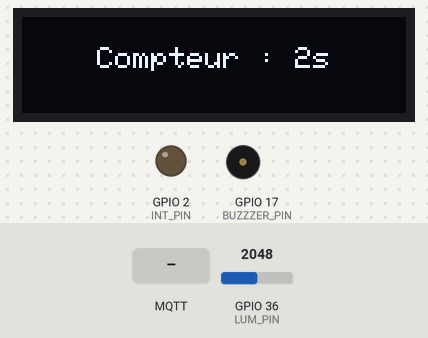
Simulated run of this sketch. Board: ESP32. Parts: 128×32 one-colour display, output pins drawn as LEDs (lit = HIGH), buzzer (waves = sounding, pin HIGH). The test bench sets the inputs (shaded band); at power-on: GPIO 36 (LUM_PIN) = 2048. WiFi joins after 1.5 s; servers stay silent unless stated; the display library's start-up logo is not drawn; no MQTT or app messages arrive unless stated; what the sketch prints to the serial monitor is not drawn.

Above: at 4.7 s.
4.8 s: MQTT message "on" arrives on the first subscribed topic
At 5.8 s:
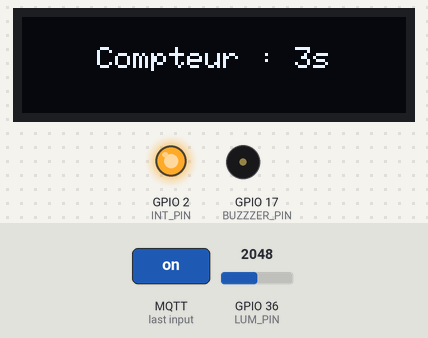
9.5 s: MQTT message "off" arrives on the first subscribed topic
At 11.7 s:
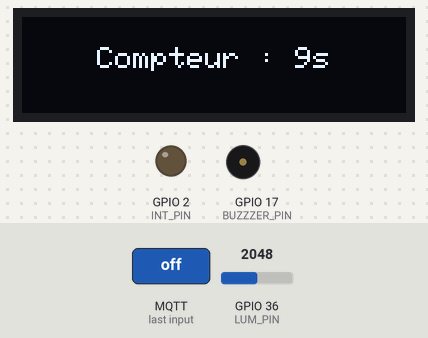
Timing chart, 0 to 13.2 s (numbered marks = the images above; inputs shaded):
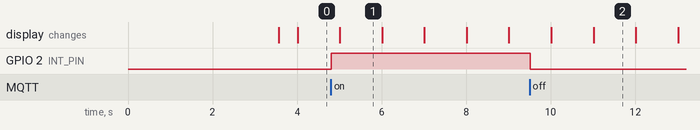

The sketch:

code_esp32_projet_ioc.ino
```cpp
/////////////////////////////////////////////////////////////////////////////////////////////////////////////////
//                                               BILBIOTHÈQUES                                                 //
/////////////////////////////////////////////////////////////////////////////////////////////////////////////////

#include <SPI.h>
#include <WiFi.h>
#include <PubSubClient.h>
#include <string.h>
#include <Wire.h>
#include <Adafruit_GFX.h>
#include <Adafruit_SSD1306.h>
#include "pitches.h"

/////////////////////////////////////////////////////////////////////////////////////////////////////////////////
//                                               CONSTANTES                                                    //
/////////////////////////////////////////////////////////////////////////////////////////////////////////////////

#define SCREEN_WIDTH 128 // OLED display width, in pixels
#define SCREEN_HEIGHT 32 // OLED display height, in pixels

// Declaration for an SSD1306 display connected to I2C (SDA, SCL pins)
// The pins for I2C are defined by the Wire-library.
// On an arduino UNO:       A4(SDA), A5(SCL)
// On an arduino MEGA 2560: 20(SDA), 21(SCL)
// On an arduino LEONARDO:   2(SDA),  3(SCL), ...
#define OLED_RESET     16 // Reset pin
#define SCREEN_ADDRESS 0x3C ///< See datasheet for Address; 0x3D for 128x64, 0x3C for 128x32
Adafruit_SSD1306 display(SCREEN_WIDTH, SCREEN_HEIGHT, &Wire, OLED_RESET);
#define NUMFLAKES     10 // Number of snowflakes in the animation example

#define LOGO_HEIGHT   16
#define LOGO_WIDTH    16

#define INT_PIN 2

#define MAX_WAIT_FOR_TIMER 2

#define LUM_PIN 36

#define BUZZZER_PIN  17
#define CHN 0

#define SIZE_RIVER 141
#define SIZE_ELISE 93
/////////////////////////////////////////////////////////////////////////////////////////////////////////////////
//                                               STRUCTURES                                                    //
/////////////////////////////////////////////////////////////////////////////////////////////////////////////////

enum {EMPTY, FULL};

struct mailbox_s {
  int state;
  int val;
};

struct mailbox_s mb_lum_to_serie = {.state = EMPTY};
struct mailbox_s mb_lum_to_led = {.state = EMPTY};
struct mailbox_s mb_serial = {.state = EMPTY};
struct mailbox_s mb_lum_to_wifi = {.state = EMPTY};

struct Lum {
  int timer;
  unsigned long period;
  int pin;
};

struct Led_s {
  int timer;                                              // numéro du timer pour cette tâche utilisé par WaitFor
  unsigned long period;                                   // periode de clignotement
  int pin;                                                // numéro de la broche sur laquelle est la LED
  int etat;                                               // etat interne de la led
  int disable;
};

struct oled
{
  int timer;
  unsigned long period;
  int cpt;
};

struct wifi
{
  const char* ssid;
  const char* password;
  const char* server;
  int count;
};

/////////////////////////////////////////////////////////////////////////////////////////////////////////////////
//                                               VARIABLES                                                     //
/////////////////////////////////////////////////////////////////////////////////////////////////////////////////

// Update these with values suitable for your network.
//const char* mqtt_server = "192.168.43.162";
//const char* mqtt_ssid = "Salut";
//const char* mqtt_password = "pouetsalopette";
const char* mqtt_server = "192.168.1.111";
const char* mqtt_ssid = "ioc";
const char* mqtt_password = "";
//const char* mqtt_server = "192.168.0.27";
//const char* mqtt_ssid = "Numericable-612c";
//const char* mqtt_password = "a16zpl34qevd";

WiFiClient espClient;
PubSubClient client(espClient);
long lastMsg = 0;
char msg[50];
int value = 0;

int musicSelect = 0;
int play = 0;

int river[] = {
  NOTE_A5, NOTE_GS5, NOTE_A5, NOTE_GS5,
  NOTE_A5, NOTE_E5, NOTE_A5, NOTE_D5,
  NOTE_A5, NOTE_GS5, NOTE_A5, NOTE_GS5,
  NOTE_A5, NOTE_E5, NOTE_A5, NOTE_D5,

  NOTE_A5, NOTE_GS5, NOTE_A5, NOTE_GS5, NOTE_A5,
  NOTE_A4, NOTE_E4, NOTE_A5, NOTE_A4, NOTE_D4,
  NOTE_CS4, NOTE_D4, NOTE_E4, NOTE_CS4, NOTE_B3,

  NOTE_A4, NOTE_GS4, NOTE_A4,
  NOTE_E3, NOTE_A4, NOTE_B4, NOTE_CS4,
  NOTE_CS4, NOTE_D4, NOTE_E4,
  NOTE_D4, NOTE_CS4, NOTE_B3, //44

  NOTE_A4, NOTE_CS4,
  NOTE_A5, NOTE_GS5, NOTE_A5, NOTE_GS5, NOTE_A5,
  NOTE_A4, NOTE_E4, NOTE_A5, NOTE_A4, NOTE_D4,
  NOTE_CS4, NOTE_D4, NOTE_E4, NOTE_CS5, NOTE_B4, //61

  NOTE_A4, NOTE_GS4, NOTE_A4,
  NOTE_E4, NOTE_A4, NOTE_B4, NOTE_CS5,
  NOTE_CS5, NOTE_D5, NOTE_E5,
  NOTE_D5, NOTE_CS5, NOTE_B4, // 74

  NOTE_A5, NOTE_B5, NOTE_A5, NOTE_GS5, NOTE_A5, NOTE_A4, NOTE_E4, NOTE_A4,
  NOTE_A5, NOTE_B5, NOTE_A5, NOTE_GS5, NOTE_A5, NOTE_A4, NOTE_E4, NOTE_A4,
  NOTE_A5, NOTE_B5, NOTE_A5, NOTE_GS5, NOTE_A5, NOTE_B5, NOTE_CS6, NOTE_D6,
  NOTE_E6, NOTE_CS6, NOTE_B5, NOTE_A5, NOTE_GS5, NOTE_B4,

  NOTE_A5, NOTE_B5, NOTE_A5, NOTE_GS5, NOTE_A5, NOTE_A4, NOTE_E4, NOTE_A4,
  NOTE_A5, NOTE_B5, NOTE_A5, NOTE_GS5, NOTE_A5, NOTE_A4, NOTE_E4, NOTE_A4,
  NOTE_A5, NOTE_B5, NOTE_A5, NOTE_GS5, NOTE_A5, NOTE_B5, NOTE_CS6, NOTE_D6,
  NOTE_E6, NOTE_CS6, NOTE_B5, NOTE_A5, NOTE_GS5, NOTE_B4,

  NOTE_GS4, NOTE_E4,
  NOTE_A4, NOTE_CS4, NOTE_E4, NOTE_A5, 0


};

int riverDurations[] = {
  4, 4, 4, 4,
  4, 4, 4, 1,
  4, 4, 4, 4,
  4, 4, 4, 1,

  4, 8, 4, 8, 4,
  8, 8, 4, 4, 4,
  4, 4, 4, 4, 2,

  4, 4, 2,
  4, 4, 4, 2,
  4, 4, 2,
  4, 4, 1, //44

  10, 10,
  4, 8, 4, 8, 4,
  8, 8, 4, 4, 4,
  4, 4, 4, 4, 2,

  4, 4, 2,
  4, 4, 4, 2,
  4, 4, 2,
  4, 4, 1, //74

  8, 8, 8, 8, 8, 8, 8, 8,
  8, 8, 8, 8, 8, 8, 8, 8,
  8, 8, 8, 8, 8, 8, 8, 8,
  8, 8, 8, 8, 4, 4,


  8, 8, 8, 8, 8, 8, 8, 8,
  8, 8, 8, 8, 8, 8, 8, 8,
  8, 8, 8, 8, 8, 8, 8, 8,
  8, 8, 8, 8, 4, 4, // 134

  2, 2,
  4, 4, 4, 1, 1 //141

};


int elise[] = {
  NOTE_E5, NOTE_DS5, NOTE_E5, NOTE_DS5, NOTE_E5, NOTE_B4, NOTE_D5, NOTE_C5, NOTE_A4,
  NOTE_C4, NOTE_E4, NOTE_A4, NOTE_B4,
  NOTE_E4, NOTE_GS4, NOTE_B4, NOTE_C5,

  NOTE_E4, NOTE_E5, NOTE_DS5, NOTE_E5, NOTE_DS5, NOTE_E5, NOTE_B4, NOTE_D5, NOTE_C5, NOTE_A4,
  NOTE_C4, NOTE_E4, NOTE_A4, NOTE_B4,
  NOTE_E4, NOTE_C5, NOTE_B4, NOTE_A4,

  NOTE_B4, NOTE_C5, NOTE_D5, NOTE_E5,
  NOTE_G4, NOTE_F5, NOTE_E5, NOTE_D5,
  NOTE_F4, NOTE_E5, NOTE_D5, NOTE_C5,
  NOTE_E4, NOTE_D5, NOTE_C5, NOTE_B4,

  NOTE_E4, NOTE_E5, NOTE_E4, NOTE_E5, NOTE_E6,

  NOTE_E5, NOTE_DS5, NOTE_E5, NOTE_DS5, NOTE_E5, NOTE_B4, NOTE_D5, NOTE_C5, NOTE_A4,
  NOTE_C4, NOTE_E4, NOTE_A4, NOTE_B4,
  NOTE_E4, NOTE_GS4, NOTE_B4, NOTE_C5,

  NOTE_E4, NOTE_E5, NOTE_DS5, NOTE_E5, NOTE_DS5, NOTE_E5, NOTE_B4, NOTE_D5, NOTE_C5, NOTE_A4,
  NOTE_C4, NOTE_E4, NOTE_A4, NOTE_B4,
  NOTE_E4, NOTE_C5, NOTE_B4, NOTE_A4, 0


};


int eliseDurations[] = {
  4, 4, 4, 4, 4, 4, 4, 4, 2,
  4, 4, 4, 2,
  4, 4, 4, 2,  //17

  4, 4, 4, 4, 4, 4, 4, 4, 4, 2,
  4, 4, 4, 2,
  4, 4, 4, 2, // 35

  4, 4, 4, 2,
  2, 4, 4, 2,
  2, 4, 4, 2,
  2, 4, 4, 2, //51

  4, 4, 4, 4, 2,

  4, 4, 4, 4, 4, 4, 4, 4, 2,
  4, 4, 4, 2,
  4, 4, 4, 2,

  4, 4, 4, 4, 4, 4, 4, 4, 4, 2,
  4, 4, 4, 2,
  4, 4, 4, 1, 1 // 93

};

/////////////////////////////////////////////////////////////////////////////////////////////////////////////////
//                                               FONCTIONS                                                     //
/////////////////////////////////////////////////////////////////////////////////////////////////////////////////

void open_serial(){
  // Open serial communications and wait for port to open:
  Serial.begin(9600);
  while (!Serial) {
    ; // wait for serial port to connect. Needed for native USB port only
  }
}

unsigned int waitFor(int timer, unsigned long period){
  static unsigned long waitForTimer[MAX_WAIT_FOR_TIMER];  // il y a autant de timers que de tâches périodiques
  unsigned long newTime = micros() / period;              // numéro de la période modulo 2^32
  int delta = newTime - waitForTimer[timer];              // delta entre la période courante et celle enregistrée
  if ( delta < 0 ) delta = 1 + newTime;                   // en cas de dépassement du nombre de périodes possibles sur 2^32
  if ( delta ) waitForTimer[timer] = newTime;             // enregistrement du nouveau numéro de période
  return delta;
}

void callback(char* topic, byte* message, unsigned int length) {
  Serial.print("Message arrived on topic: ");
  Serial.print(topic);
  Serial.print(". Message: ");
  String messageTemp;

  for (int i = 0; i < length; i++) {
    Serial.print((char)message[i]);
    messageTemp += (char)message[i];
  }
  Serial.println();

  // Feel free to add more if statements to control more GPIOs with MQTT

  // If a message is received on the topic esp32/output, you check if the message is either "on" or "off".
  // Changes the output state according to the message
  if (String(topic) == "esp32/output") {
    Serial.print("Changing output to ");
    if(messageTemp == "on"){
      Serial.println("on");
      digitalWrite(INT_PIN, HIGH);
    }
    else if(messageTemp == "off"){
      Serial.println("off");
      digitalWrite(INT_PIN, LOW);
    }
  }
  if (String(topic) == "esp32/musiques") {
    Serial.print("Musiques : ");
    if(messageTemp == "1"){
      Serial.println("changement de musique : 1");
      musicSelect = 1;
    }
    else if(messageTemp == "2"){
      Serial.println("changement de musique : 2");
      musicSelect = 2;
    }
    else if(messageTemp == "play"){
      Serial.println("lecture");
      play = 1;
    }
  }
}

void reconnect() {
  // Loop until we're reconnected
  while (!client.connected()) {
    Serial.print("Attempting MQTT connection...");
    // Attempt to connect
    if (client.connect("ESP8266Client")) {
      Serial.println("connected");
      // Subscribe
      client.subscribe("esp32/output");
    } else {
      Serial.print("failed, rc=");
      Serial.print(client.state());
      Serial.println(" try again in 5 seconds");
      // Wait 5 seconds before retrying
      delay(5000);
    }
  }
}

void playRiver() {
  for (int thisNote = 0; thisNote < SIZE_RIVER; thisNote++) {
    int noteDuration = 1000 / riverDurations[thisNote];
    ledcWriteTone(CHN, river[thisNote]);

    int pauseBetweenNotes = noteDuration * 1.30;
    delay(pauseBetweenNotes);
  }
}


void playElise() {
    for (int thisNote = 0; thisNote < SIZE_ELISE; thisNote++) {
      int noteDuration = 1000 / eliseDurations[thisNote];
      ledcWriteTone(CHN, elise[thisNote]);

      int pauseBetweenNotes = noteDuration * 1.30;
      delay(pauseBetweenNotes);
  }
}

/////////////////////////////////////////////////////////////////////////////////////////////////////////////////
//                                               SETUPS                                                        //
/////////////////////////////////////////////////////////////////////////////////////////////////////////////////

void setup_lum(struct Lum* lum, int pin, int timer, unsigned long period){
  lum->pin = pin;
  lum->timer = timer;
  lum->period = period;
  pinMode(pin, INPUT);
}

void setup_Led( struct Led_s * ctx, int timer, unsigned long period, byte pin) {
  ctx->timer = timer;
  ctx->period = period;
  ctx->pin = pin;
  ctx->etat = 0;
  pinMode(pin,OUTPUT);
  digitalWrite(pin, ctx->etat);
}

void setup_oled(struct oled* ctx, int timer, unsigned long period){

  Wire.begin(4, 15); // pins SDA , SCL

  // SSD1306_SWITCHCAPVCC = generate display voltage from 3.3V internally
  if(!display.begin(SSD1306_SWITCHCAPVCC, SCREEN_ADDRESS)) {
    Serial.println(F("SSD1306 allocation failed"));
    for(;;); // Don't proceed, loop forever
  }

  // Show initial display buffer contents on the screen --
  // the library initializes this with an Adafruit splash screen.
  display.display();
  delay(2000); // Pause for 2 seconds

  // Clear the buffer
  display.clearDisplay();

  ctx->timer = timer;
  ctx->period = period;

  display.setTextSize(1);             // Draw 2X-scale text
  display.setTextColor(SSD1306_WHITE);

}

void setup_wifi(struct wifi* ctx,const char* ssid,const char* password,const char* server){
  ctx->ssid = ssid;
  ctx->password = password;
  ctx->server = server;
  ctx->count = 0;
  delay(10);
  // We start by connecting to a WiFi network
  Serial.println();
  Serial.print("Connecting to ");
  Serial.println(ssid);

  WiFi.begin(ssid, password);

  while (WiFi.status() != WL_CONNECTED) {
    delay(500);
    Serial.print(".");
  }

  Serial.println("");
  Serial.println("WiFi connected");
  Serial.println("IP address: ");
  Serial.println(WiFi.localIP());

  client.setServer(mqtt_server, 1883);
  client.setCallback(callback);
  pinMode(INT_PIN, OUTPUT);
}

/////////////////////////////////////////////////////////////////////////////////////////////////////////////////
//                                               LOOPS                                                         //
/////////////////////////////////////////////////////////////////////////////////////////////////////////////////

void loop_lum(struct Lum* lum, struct mailbox_s * mb_lum_to_serie, struct mailbox_s * mb_lum_to_led, struct mailbox_s * mb_lum_to_wifi) {
  if (!(waitFor(lum->timer,lum->period))) return;
  if (mb_lum_to_serie->state == EMPTY){ // si la mailbox lum à serie est vide
    mb_lum_to_serie->val = analogRead(lum->pin);
    mb_lum_to_serie->state = FULL;
    mb_lum_to_led->val = mb_lum_to_serie->val;
    mb_lum_to_led->state = FULL;
    mb_lum_to_wifi->val = map(mb_lum_to_serie->val, 0, 4095, 100, 0);
    mb_lum_to_wifi->state = FULL;
  }
}

void loop_serie(struct mailbox_s* mb_lum_to_serie){
  int a;
  if (mb_lum_to_serie->state != FULL) return; // attend que la mailbox soit pleine
  //Serial.print("luminisosite : ");
  //a = map(mb_lum_to_serie->val, 0, 4095, 0, 100);
  //Serial.print(a);
  //Serial.println("%");
  mb_lum_to_serie->state = EMPTY;
}

void loop_Led( struct Led_s * ctx, struct mailbox_s* mb_lum_to_led, struct mailbox_s* mb_serial) {
  /*if (!waitFor(ctx->timer, ctx->period)) return;          // sort s'il y a moins d'une période écoulée
  digitalWrite(ctx->pin,ctx->etat);                       // ecriture
  ctx->etat = 1 - ctx->etat;                              // changement d'état
  if (mb->state != FULL) return; // attend que la mailbox soit pleine
  ctx->period = map(mb->val, 0, 4095, 100000, 1000000);
  Serial.print("debug : ");
  Serial.println(ctx->period);
  mb->state = EMPTY;*/
  if(mb_serial->state == FULL) {
    ctx->disable = mb_serial->val;
    mb_serial->state = EMPTY;
  }

  if(!(ctx->disable)) {
    if(waitFor(ctx->timer, ctx->period)) {
        digitalWrite(ctx->pin,ctx->etat);                       // ecriture
        ctx->etat = 1 - ctx->etat;                              // changement d'état
    }

    if(mb_lum_to_led->state == FULL) {
      ctx->period = map(mb_lum_to_led->val, 0, 4095, 100000, 1000000);
      //Serial.print("debug : ");
      //Serial.println(ctx->period);
      mb_lum_to_led->state = EMPTY;
    }
  }
}

void serialEvent() {
  //Serial.println("appel serial evnt");

  char c;
  if ((c = Serial.read()) == -1) return;
  if (mb_serial.state != EMPTY) return; // attend que la mailbox soit vide
  if (c == 's') {
    mb_serial.val = 1;
    Serial.println("lecture de s");

  }
  else if (c == 'r') {
    mb_serial.val = 0;
    Serial.println("lecture de r");

  }
  mb_serial.state = FULL;
}

void loop_oled(struct oled* ctx){
  if (!(waitFor(ctx->timer,ctx->period))) return;
  ctx->cpt++;

  // Clear the buffer
  display.clearDisplay();

  display.setCursor(25,10); // On remet en haut à gauche
  display.print(F("Compteur : "));
  display.print(ctx->cpt); //Affichage du compteur
  display.print(F("s"));

  //Update screen
  display.display();
}

void loop_wifi(struct wifi* ctx, struct mailbox_s* mb_lum_to_wifi){
  if (!client.connected()) {
    reconnect();
  }
  client.loop();

  long now = millis();
  if (now - lastMsg > 5000) {
    lastMsg = now;

//////////////////////////////////////////////////////////////
/*    // Temperature in Celsius
    temperature = bme.readTemperature();
    // Uncomment the next line to set temperature in Fahrenheit
    // (and comment the previous temperature line)
    //temperature = 1.8 * bme.readTemperature() + 32; // Temperature in Fahrenheit

    // Convert the value to a char array
    char tempString[8];
    dtostrf(temperature, 1, 2, tempString);
    Serial.print("Temperature: ");
    Serial.println(tempString);
    client.publish("esp32/temperature", tempString);*/

///////////////////////////////////////////////////////////////
/*    // Humidity
    humidity = bme.readHumidity();

    // Convert the value to a char array
    char humString[8];
    dtostrf(humidity, 1, 2, humString);
    Serial.print("Humidity: ");
    Serial.println(humString);
    client.publish("esp32/humidity", humString);*/

//////////////////////////////////////////////////////////////
      // Luminosité

    // Convert the value to a char array
    char lumString[8];
    dtostrf(mb_lum_to_wifi->val, 1, 2, lumString);
    //Serial.print("Luminosity: ");
    //Serial.println(mb_lum_to_wifi->val);
    client.publish("esp32/luminosity", lumString );
    mb_lum_to_wifi->state = EMPTY;
  }
}

/////////////////////////////////////////////////////////////////////////////////////////////////////////////////
//                                               APPEL DE STRUCT                                               //
/////////////////////////////////////////////////////////////////////////////////////////////////////////////////

struct Lum lum;
struct Led_s led;
struct oled oled;
struct wifi wifi;

/////////////////////////////////////////////////////////////////////////////////////////////////////////////////
//                                               MAINS                                                         //
/////////////////////////////////////////////////////////////////////////////////////////////////////////////////

void setup()
{
  open_serial();
  setup_oled(&oled, 1, 1000000);
  setup_lum(&lum, LUM_PIN, 0, 500000);
  setup_Led(&led, 0, 10000, LED_BUILTIN);
  setup_wifi(&wifi, mqtt_ssid, mqtt_password, mqtt_server);
  pinMode(BUZZZER_PIN, OUTPUT);
  ledcSetup(CHN, 0, 10);
  ledcAttachPin(BUZZZER_PIN, CHN);
}

void loop()
{
  loop_serie(&mb_lum_to_serie);
  loop_lum(&lum, &mb_lum_to_serie, &mb_lum_to_led, &mb_lum_to_wifi);
  //loop_Led(&led, &mb_lum_to_led, &mb_serial);
  loop_oled(&oled);
  loop_wifi(&wifi, &mb_lum_to_wifi);

  if (Serial.available())
    serialEvent();

  while(play){

        if(musicSelect == 1) {
          playRiver();
          play = 0;

        }
        else if(musicSelect == 2) {
          playElise();
          play = 0;
        }
    }
}
```

Source omitted: pitches.h (2000 bytes)

Measured:
- after the input at 4.8 s, GPIO 2 (INT_PIN): LOW → HIGH at once
- after the input at 9.5 s, GPIO 2 (INT_PIN): HIGH → LOW at once
- what the display in image 1 shows lasts 1.0 s, from 5.0 s to 6.0 s
